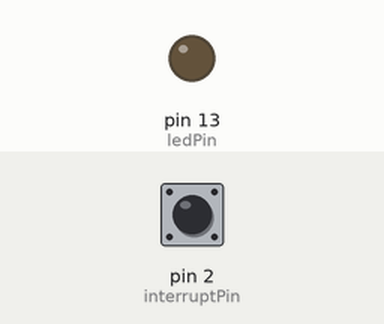
Bench run of a sketch on a simulated Arduino Uno, built with avr-gcc and run on an emulated ATmega328P. Shown: output pins drawn as LEDs (lit = HIGH). Inputs (shaded band) come from the test bench; at power-on: pin 2 (interruptPin) HIGH. What the sketch prints to the serial monitor is not drawn.

Above: at 1.2 s.
1.3 s: pin 2 (interruptPin) pulled LOW for 0.15 s
At 4.3 s:
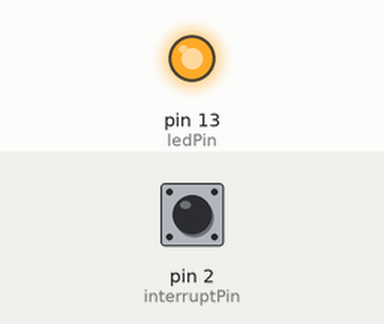
Timing chart, 0 to 10.4 s (numbered marks = the images above; inputs shaded):
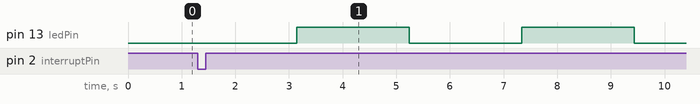

Measured:
- after the input at 1.3 s, pin 13 (ledPin): alternates HIGH for 2.1 s and LOW for 2.1 s, starting after 1.8 s

The sketch:

7-2.ino
```cpp
int toggle;
int timer = 1;
const byte ledPin = 13;
const byte interruptPin = 2;
int state =0,count=1,i=1,time=1;
void setup()
{
  noInterrupts();  // Disable allinterrupt
  TCNT1 = timer;
  TCCR1A = 0; //Reset Timer
  TCCR1B = 0;  //inittimer
  TCCR1B |= (1 << CS12);
  TIMSK1 |= (1 << TOIE1);
  interrupts();
  Serial.begin(9600);
  pinMode(ledPin, OUTPUT);
  pinMode(interruptPin, INPUT_PULLUP);
  attachInterrupt(digitalPinToInterrupt(interruptPin),D,FALLING);
}
void loop()
{
   Serial.println(count);
}
ISR(TIMER1_OVF_vect)
{
  if(i>=time)
  {
  TCNT1 = timer;
  digitalWrite(13, toggle);
  toggle = !toggle;
    i=0;
  }
  i++;
}
void D()
{
  if(count==0)
  time=1;
  if(count==1)
  time=2;
  if(count==2)
  time=3;
  count++;
  if(count>2)
    count=0;
}
```
